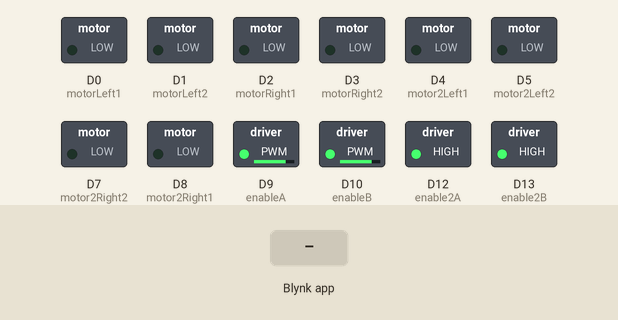
Recording of a sketch running on a simulated Arduino Uno R4 WiFi. On the bench: switched loads named in the sketch (green lamp = pin HIGH). Inputs (shaded band) come from the test bench. WiFi joins after 1.5 s; servers stay silent unless stated.

Above: at 3.0 s.
3.1 s: Blynk app writes 1 to V0
At 4.3 s:
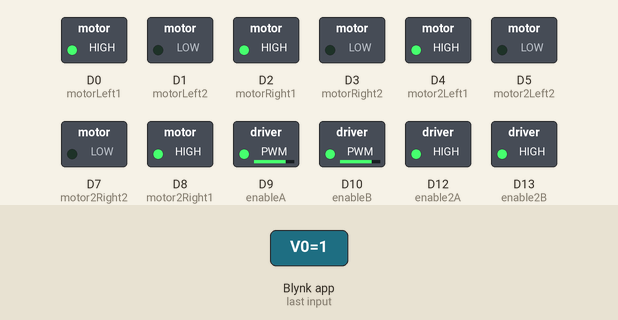
4.6 s: Blynk app writes 1 to V1
At 5.7 s:
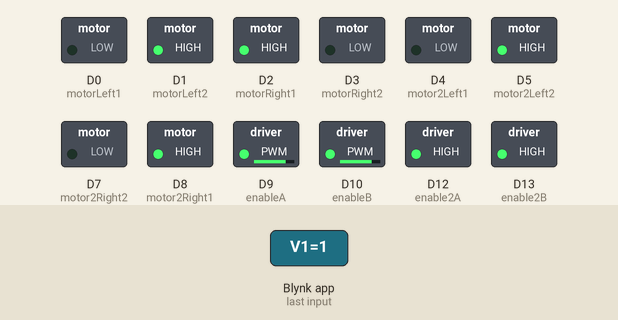
6.1 s: Blynk app writes 0 to V0
At 6.8 s:
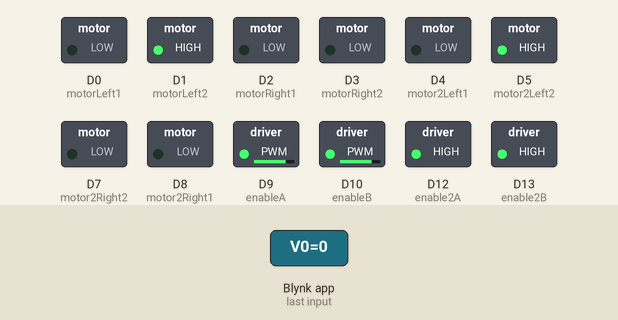
7.6 s: Blynk app writes 1 to V2
At 7.9 s:
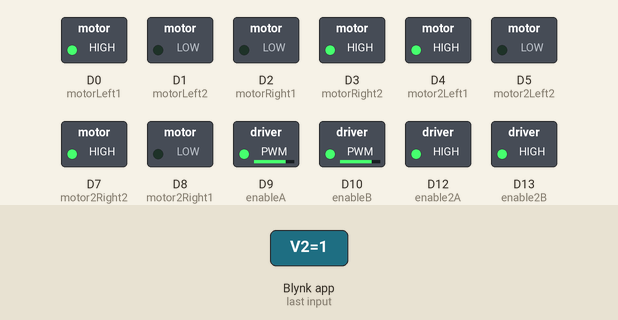
9.1 s: Blynk app writes 200 to V0
At 10.3 s:
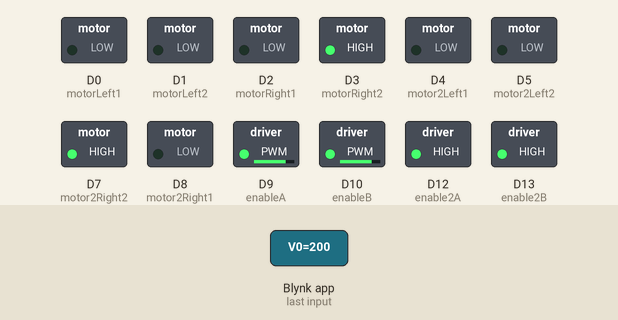
10.6 s: Blynk app writes 0 to V2
At 11.4 s:
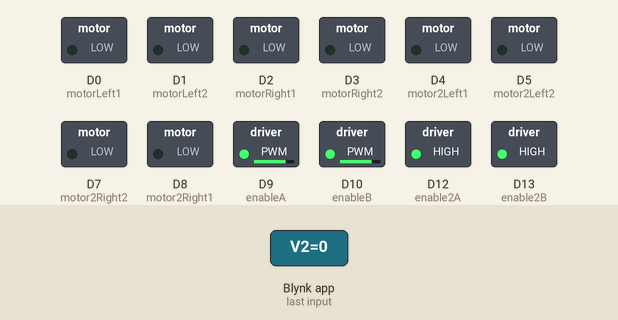
Timing chart, 0 to 13.1 s (numbered marks = the images above; inputs shaded):
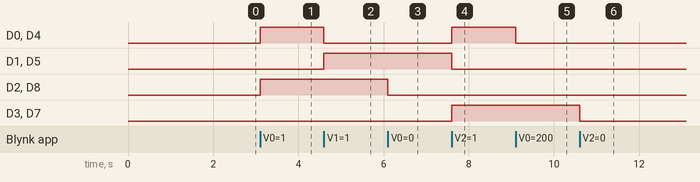

Measured:
- after the input at 3.1 s, D0 (motorLeft1), D2 (motorRight1), D4 (motor2Left1), D8 (motor2Right1): LOW → HIGH at once
- after the input at 4.6 s, D0 (motorLeft1), D4 (motor2Left1): HIGH → LOW at once; D1 (motorLeft2), D5 (motor2Left2): LOW → HIGH at once
- after the input at 6.1 s, D2 (motorRight1), D8 (motor2Right1): HIGH → LOW at once
- after the input at 7.6 s, D0 (motorLeft1), D3 (motorRight2), D4 (motor2Left1), D7 (motor2Right2): LOW → HIGH at once; D1 (motorLeft2), D5 (motor2Left2): HIGH → LOW at once
- after the input at 9.1 s, D0 (motorLeft1), D4 (motor2Left1): HIGH → LOW at once
- after the input at 10.6 s, D3 (motorRight2), D7 (motor2Right2): HIGH → LOW at once

The sketch:

source_code.ino
```cpp
#define BLYNK_PRINT Serial

#define BLYNK_TEMPLATE_ID "TMPL65suP-UJ-"
#define BLYNK_TEMPLATE_NAME "Project2"
#define BLYNK_AUTH_TOKEN "lv4hd8Hz5O34MpWaYm6FM9_QYtWdo0jk"


#include <SPI.h>
#include <WiFiS3.h>
#include <BlynkSimpleWifi.h>


// กำหนดพินสำหรับ L298N ตัวแรก
const int motorLeft1 = 0;  // IN1
const int motorLeft2 = 1;  // IN2
const int motorRight1 = 2; // IN3
const int motorRight2 = 3; // IN4
const int enableA = 9;     // ENA (PWM)
const int enableB = 10;    // ENB (PWM)

// กำหนดพินสำหรับ L298N ตัวสอง
const int motor2Left1 = 4;  // IN1
const int motor2Left2 = 5;  // IN2
const int motor2Right1 = 8; // IN3
const int motor2Right2 = 7; // IN4
const int enable2A = 12;     // ENA (PWM)
const int enable2B = 13;    // ENB (PWM)


// WiFi credentials
char ssid[] = "Nathan_Ip";
char pass[] = "aabbccdd12";


// ฟังก์ชันควบคุมมอเตอร์จาก Blynk
BLYNK_WRITE(V0) {
  int val = param.asInt();
  if (val == 1) {
    // เดินหน้ามอเตอร์ทั้งสอง
    digitalWrite(motorLeft1, HIGH);
    digitalWrite(motorLeft2, LOW);
    digitalWrite(motorRight1, HIGH);
    digitalWrite(motorRight2, LOW);

    digitalWrite(motor2Left1, HIGH);
    digitalWrite(motor2Left2, LOW);
    digitalWrite(motor2Right1, HIGH);
    digitalWrite(motor2Right2, LOW);
  } else {
    // หยุดมอเตอร์ทั้งสอง
    digitalWrite(motorLeft1, LOW);
    digitalWrite(motorRight1, LOW);

    digitalWrite(motor2Left1, LOW);
    digitalWrite(motor2Right1, LOW);
  }
}

BLYNK_WRITE(V1) {
  int val = param.asInt();
  if (val == 1) {
    // หมุนซ้าย
    digitalWrite(motorLeft1, LOW);
    digitalWrite(motorLeft2, HIGH);
    digitalWrite(motorRight1, HIGH);
    digitalWrite(motorRight2, LOW);

    digitalWrite(motor2Left1, LOW);
    digitalWrite(motor2Left2, HIGH);
    digitalWrite(motor2Right1, HIGH);
    digitalWrite(motor2Right2, LOW);
  } else {
    // หยุดมอเตอร์
    digitalWrite(motorLeft2, LOW);
    digitalWrite(motorRight1, LOW);
    digitalWrite(motor2Left2, LOW);
    digitalWrite(motor2Right1, LOW);
  }
}

BLYNK_WRITE(V2) {
  int val = param.asInt();
  if (val == 1) {
    // หมุนขวา
    digitalWrite(motorLeft1, HIGH);
    digitalWrite(motorLeft2, LOW);
    digitalWrite(motorRight1, LOW);
    digitalWrite(motorRight2, HIGH);

    digitalWrite(motor2Left1, HIGH);
    digitalWrite(motor2Left2, LOW);
    digitalWrite(motor2Right1, LOW);
    digitalWrite(motor2Right2, HIGH);
  } else {
    // หยุดมอเตอร์
    digitalWrite(motorLeft1, LOW);
    digitalWrite(motorRight2, LOW);

    digitalWrite(motor2Left1, LOW);
    digitalWrite(motor2Right2, LOW);
  }
}


void setup() {
  // ตั้งค่าพินของมอเตอร์เป็น OUTPUT
  pinMode(motorLeft1, OUTPUT);
  pinMode(motorLeft2, OUTPUT);
  pinMode(motorRight1, OUTPUT);
  pinMode(motorRight2, OUTPUT);
  pinMode(enableA, OUTPUT);
  pinMode(enableB, OUTPUT);

  pinMode(motor2Left1, OUTPUT);
  pinMode(motor2Left2, OUTPUT);
  pinMode(motor2Right1, OUTPUT);
  pinMode(motor2Right2, OUTPUT);
  pinMode(enable2A, OUTPUT);
  pinMode(enable2B, OUTPUT);
  // ตั้งค่าความเร็วให้มอเตอร์ (ค่าระหว่าง 0-255)
  analogWrite(enableA, 200);  // ความเร็วสำหรับมอเตอร์ซ้าย
  analogWrite(enableB, 200);  // ความเร็วสำหรับมอเตอร์ขวา

  analogWrite(enable2A, 200);  // ความเร็วสำหรับมอเตอร์ซ้าย
  analogWrite(enable2B, 200);  // ความเร็วสำหรับมอเตอร์ขวา


  // Debug console
  Serial.begin(9600);

  // เชื่อมต่อกับ Blynk ผ่าน WiFi
  Blynk.begin(BLYNK_AUTH_TOKEN, ssid, pass);
}

void loop() {
  Blynk.run();  // รันการทำงานของ Blynk
}
```
